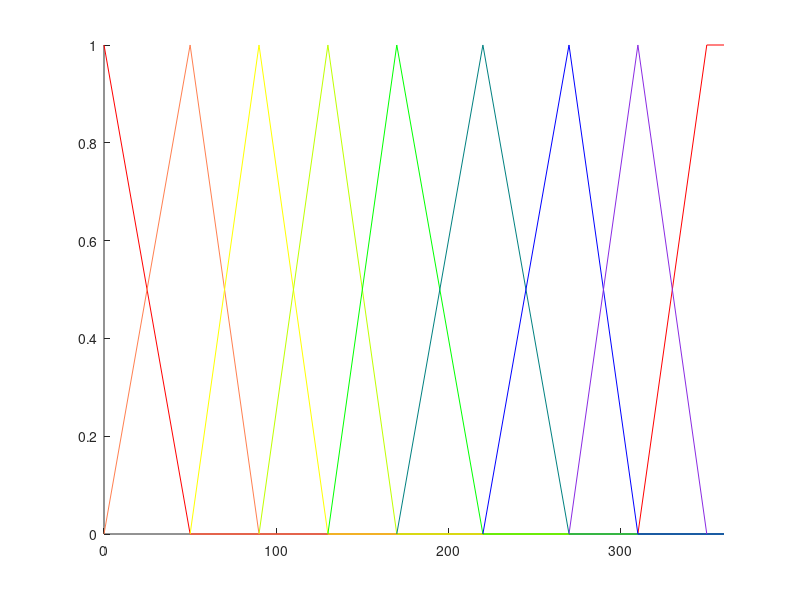

Recreate this plot in MATLAB.

figure('Name', 'HUE Fuzzy Set', 'NumberTitle', 'off');
hold on

% RED MFUNCTION
line([0,50], [1, 0], 'Color', 'r');
line([50, 330], [0, 0], 'Color', 'r');
line([310, 350], [0, 1] , 'Color', 'r');
line([350, 360], [1, 1] , 'Color', 'r');


% ORANGE MFUNCTION
line([0, 50], [0, 1], 'Color', [1,127/255,80/255]);
line([50, 90], [1, 0], 'Color', [1,127/255,80/255]);
line([50, 360], [0, 0] , 'Color', [1,127/255,80/255]);

% YELLOW MFUNCTION
line([50, 90], [0, 1], 'Color', 'y');
line([90, 130], [1, 0] , 'Color', 'y');
line([130, 360], [0, 0], 'Color', 'y');

% LIME MFUNCTION
line([90, 130], [0, 1], 'Color', [191/255, 1, 0]);
line([130, 170], [1, 0] , 'Color', [191/255, 1, 0]);
line([170, 360], [0, 0], 'Color', [191/255, 1, 0]);

% GREEN MFUNCTION
line([130, 170], [0, 1], 'Color', 'g');
line([170, 220], [1, 0] , 'Color', 'g');
line([220, 360], [0, 0], 'Color', 'g');

% TEAL MFUNCTION
line([170, 220], [0, 1], 'Color', [0, 128/255, 128/255]);
line([220, 270], [1, 0] , 'Color', [0, 128/255, 128/255]);
line([270, 360], [0, 0], 'Color', [0, 128/255, 128/255]);

% BLUE MFUNCTION
line([220, 270], [0, 1], 'Color', 'b');
line([270, 310], [1, 0] , 'Color', 'b');
line([310, 360], [0, 0], 'Color', 'b');

% VIOLET MFUNCTION
line([270, 310], [0, 1], 'Color', [138/255, 43/255,226/255]);
line([310, 350], [1, 0] , 'Color', [138/255, 43/255,226/255]);

xlim([0 360])
hold off